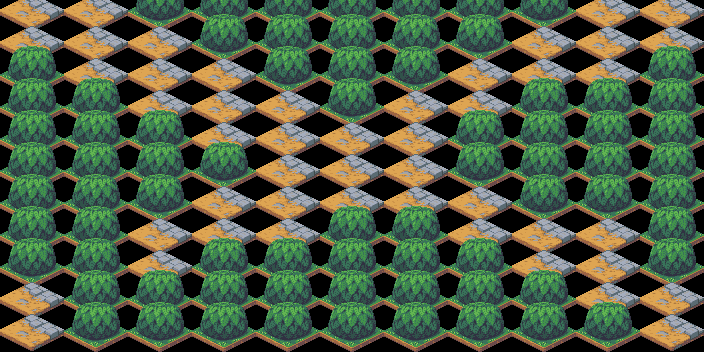

This game map was drawn from its Tiled (.tmx) file and the tilesets committed beside it. A one-line description and the full map source follow:
An orthogonal 11x11 tile map with 64x32 px tiles, 1 tile layer (background), 2 tilesets.

<map version="1.0" tiledversion="1.1.1" orientation="orthogonal" renderorder="left-down" width="11" height="11" tilewidth="64" tileheight="32" infinite="0" nextobjectid="1">
 <tileset firstgid="1" name="tileset tiled" tilewidth="64" tileheight="64" tilecount="24" columns="6">
  <properties>
   <property name="v" type="bool" value="true" />
  </properties>
  <image source="tileset_tiled.png" width="439" height="256" />
  <tile id="14">
   <properties>
    <property name="type" value="water" />
   </properties>
  </tile>
 </tileset>
 <tileset firstgid="25" source="1616.tsx" />
 <layer name="background" width="11" height="11">
  <data encoding="csv">
7,7,2,2,2,2,2,2,2,7,7,
7,7,7,2,2,2,2,2,7,7,7,
2,7,7,7,2,2,2,7,7,7,2,
2,2,7,7,7,2,7,7,2,2,2,
2,2,2,7,7,7,7,2,2,2,2,
2,2,2,2,7,7,7,2,2,2,2,
2,2,2,7,7,7,7,7,2,2,2,
2,2,7,7,7,2,2,7,7,7,2,
2,2,7,2,2,2,2,2,7,7,2,
7,2,2,2,2,2,2,2,2,7,7,
7,2,2,2,2,2,2,2,2,2,7
</data>
 </layer>
</map>
